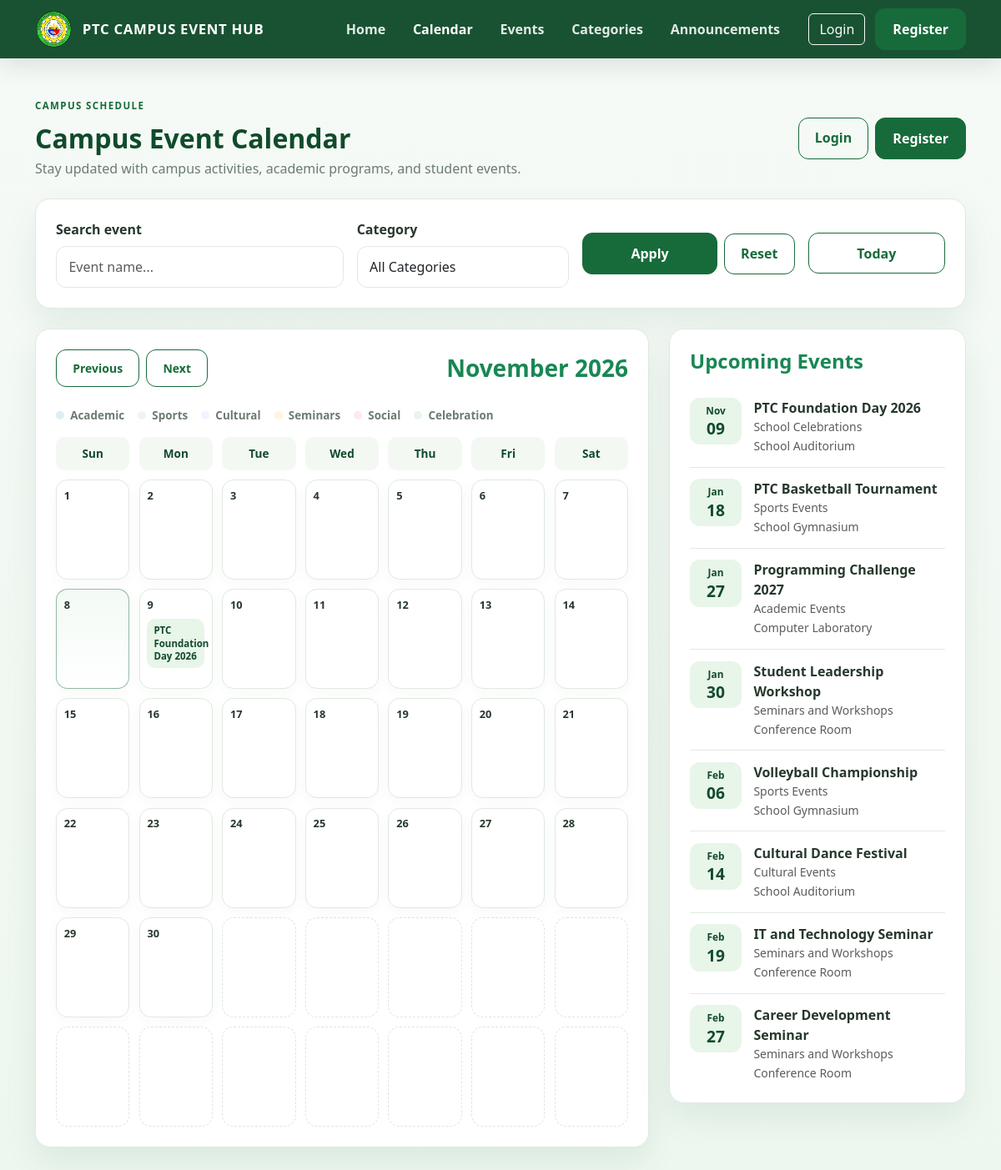
/calendar.php, run on the app's committed database.
### tables this page shows
CREATE TABLE `events` (
  `id` int(11) NOT NULL,
  `category_id` int(11) DEFAULT NULL,
  `venue_id` int(11) DEFAULT NULL,
  `event_name` varchar(200) NOT NULL,
  `description` text DEFAULT NULL,
  `event_date` date NOT NULL,
  `start_time` time DEFAULT NULL,
  `end_time` time DEFAULT NULL,
  `event_image` varchar(255) DEFAULT NULL,
  `registration_deadline` date DEFAULT NULL,
  `maximum_participants` int(11) DEFAULT 100,
  `status` enum('upcoming','ongoing','completed','cancelled') DEFAULT 'upcoming',
  `created_by` int(11) DEFAULT NULL,
  `created_at` timestamp NOT NULL DEFAULT current_timestamp()
);

CREATE TABLE `categories` (
  `id` int(11) NOT NULL,
  `category_name` varchar(100) NOT NULL,
  `description` text DEFAULT NULL,
  `created_at` timestamp NOT NULL DEFAULT current_timestamp()
);

CREATE TABLE `venues` (
  `id` int(11) NOT NULL,
  `venue_name` varchar(150) NOT NULL,
  `location` varchar(255) DEFAULT NULL,
  `capacity` int(11) DEFAULT 0,
  `created_at` timestamp NOT NULL DEFAULT current_timestamp()
);

### calendar.php (the view, shortened to what this page needs)
<?php
require_once __DIR__ . "/config/database.php";
$currentMonth = isset($_GET["month"]) ? max(1, min(12, (int) $_GET["month"])) : (int) date("n");
$currentYear = isset($_GET["year"]) ? max(1970, (int) $_GET["year"]) : (int) date("Y");
$search = trim($_GET["search"] ?? "");
$categoryFilter = isset($_GET["category"]) ? (int) $_GET["category"] : 0;
$selectedMonthStart = new DateTimeImmutable(sprintf("%04d-%02d-01", $currentYear, $currentMonth));
$selectedMonthEnd = $selectedMonthStart->modify("last day of this month");
$today = new DateTimeImmutable("today");
$prevMonth = $selectedMonthStart->modify("-1 month");
$nextMonth = $selectedMonthStart->modify("+1 month");
$eventQuery = "
    SELECT e.*, c.category_name, v.venue_name,
    (SELECT COUNT(*) FROM registrations r WHERE r.event_id = e.id AND r.status IN ('pending', 'approved')) AS registered_count
    FROM events e
    LEFT JOIN categories c ON c.id = e.category_id
    LEFT JOIN venues v ON v.id = e.venue_id
    WHERE e.status != 'cancelled'
      AND e.event_date BETWEEN ? AND ?
";
$params = [$selectedMonthStart->format("Y-m-d"), $selectedMonthEnd->format("Y-m-d")];
$eventQuery .= " ORDER BY e.event_date ASC, e.start_time ASC";
$eventStmt = $pdo->prepare($eventQuery);
$eventStmt->execute($params);
$monthEvents = $eventStmt->fetchAll();
$eventsByDay = [];
foreach ($monthEvents as $event) {
    $dateKey = $event["event_date"];
    if (!isset($eventsByDay[$dateKey])) {
        $eventsByDay[$dateKey] = [];
    }
    $eventsByDay[$dateKey][] = $event;
}
$upcomingQuery = "
    SELECT e.*, c.category_name, v.venue_name,
    (SELECT COUNT(*) FROM registrations r WHERE r.event_id = e.id AND r.status IN ('pending', 'approved')) AS registered_count
    FROM events e
    LEFT JOIN categories c ON c.id = e.category_id
    LEFT JOIN venues v ON v.id = e.venue_id
    WHERE e.status != 'cancelled' AND e.event_date >= CURDATE()
";
if ($categoryFilter > 0) {
    $upcomingQuery .= " AND e.category_id = ?";
    $upcomingParams = [$categoryFilter];
} else {
    $upcomingParams = [];
}
$upcomingQuery .= " ORDER BY e.event_date ASC, e.start_time ASC LIMIT 8";
$upcomingStmt = $pdo->prepare($upcomingQuery);
$upcomingStmt->execute($upcomingParams);
$upcomingEvents = $upcomingStmt->fetchAll();
$daysInMonth = (int) $selectedMonthStart->format("t");
$cellTotal = 42;
$calendarCells = [];
for ($day = 1; $day <= $daysInMonth; $day++) {
    $calendarCells[] = $day;
}
while (count($calendarCells) < $cellTotal) {
    $calendarCells[] = null;
}
$categoryColorMap = [
    1 => "cat-one",
    2 => "cat-two",
    3 => "cat-three",
    4 => "cat-four",
    5 => "cat-five",
    6 => "cat-six",
];
?>
<!DOCTYPE html>
<html lang="en">
<head>
    <link href="https://cdn.jsdelivr.net/npm/bootstrap@5.3.3/dist/css/bootstrap.min.css" rel="stylesheet">
    <link rel="stylesheet" href="https://cdn.jsdelivr.net/npm/bootstrap-icons@1.11.3/font/bootstrap-icons.min.css">
    <link rel="stylesheet" href="assets/css/ptc-style.css">
</head>
<body>
    <?php if (isset($_SESSION["user_id"]) && $_SESSION["role"] === "student"): ?>
        <nav class="navbar navbar-expand-lg ptc-navbar student-navbar">
            <div class="container">
                <div class="student-navbar-inner">
                    <div class="student-navbar-brand">
                        <a class="navbar-brand ptc-brand" href="student/dashboard.php" aria-label="PTC Campus Event Hub home">
                            <img src="assets/images/ptc-logo.png" alt="Pateros Technological College logo">
                            <span class="brand-text">PTC CAMPUS EVENT HUB</span>
                        </a>
                    </div>
                    <button class="navbar-toggler" type="button" data-bs-toggle="collapse" data-bs-target="#studentNav" aria-controls="studentNav" aria-expanded="false" aria-label="Toggle navigation">
                        <span class="navbar-toggler-icon" style="filter: invert(1);"></span>
                    </button>
                    <div class="collapse navbar-collapse student-navbar-menu" id="studentNav">
                        <ul class="navbar-nav align-items-lg-center gap-lg-1">
                            <li class="nav-item"><a href="student/dashboard.php" class="student-nav-item nav-link" title="Dashboard"><i class="bi bi-grid-1x2-fill"></i><span>Dashboard</span></a></li>
                            <li class="nav-item"><a href="calendar.php" class="student-nav-item nav-link active" title="Calendar"><i class="bi bi-calendar3"></i><span>Calendar</span></a></li>
                            <li class="nav-item"><a href="student/events.php" class="student-nav-item nav-link" title="Events"><i class="bi bi-calendar-event"></i><span>Events</span></a></li>
                            <li class="nav-item"><a href="student/my-registrations.php" class="student-nav-item nav-link" title="My Registrations"><i class="bi bi-clipboard-check"></i><span>My Registrations</span></a></li>
                            <li class="nav-item"><a href="index.php#announcements" class="student-nav-item nav-link" title="Announcements"><i class="bi bi-megaphone"></i><span>Announcements</span></a></li>
                            <li class="nav-item"><a href="student/profile.php" class="student-nav-item nav-link" title="Profile"><i class="bi bi-person-circle"></i><span>Profile</span></a></li>
                            <li class="nav-item"><a href="student/notifications.php" class="student-nav-item nav-link" title="Notifications"><i class="bi bi-bell-fill"></i><span>Notifications</span></a></li>
                            <li class="nav-item"><a href="auth/logout.php" class="btn btn-light btn-sm ms-lg-2" title="Logout">Logout</a></li>
                        </ul>
                    </div>
                </div>
            </div>
        </nav>
    <?php else: ?>
        <nav class="navbar navbar-expand-lg ptc-navbar">
            <div class="container">
                <div class="ptc-navbar-inner">
                    <div class="ptc-navbar-brand">
                        <a class="navbar-brand ptc-brand" href="index.php" aria-label="PTC Campus Event Hub home">
                            <img src="assets/images/ptc-logo.png" alt="Pateros Technological College logo">
                            <span class="brand-text">PTC CAMPUS EVENT HUB</span>
                        </a>
                    </div>
                    <div class="collapse navbar-collapse ptc-navbar-menu" id="siteNav">
                        <ul class="navbar-nav align-items-lg-center">
                            <li class="nav-item"><a class="nav-link" href="index.php">Home</a></li>
                            <li class="nav-item"><a class="nav-link active" href="calendar.php">Calendar</a></li>
                            <li class="nav-item"><a class="nav-link" href="student/events.php">Events</a></li>
                            <li class="nav-item"><a class="nav-link" href="index.php#categories">Categories</a></li>
                            <li class="nav-item"><a class="nav-link" href="index.php#announcements">Announcements</a></li>
                            <li class="nav-item ms-lg-3"><a class="btn btn-outline-light" href="auth/login.php">Login</a></li>
                            <li class="nav-item ms-2"><a class="btn btn-green" href="auth/register.php">Register</a></li>
                        </ul>
                    </div>
                </div>
            </div>
        </nav>
    <?php endif; ?>
    <div class="container py-5">
        <div class="d-flex justify-content-between align-items-center flex-wrap gap-3 mb-4">
            <div>
                <p class="ptc-kicker">Campus Schedule</p>
                <h2 class="ptc-section-title mb-1">Campus Event Calendar</h2>
                <p class="ptc-section-sub mb-0">Stay updated with campus activities, academic programs, and student events.</p>
            </div>
            <?php if (!isset($_SESSION["user_id"])): ?>
                <div class="d-flex gap-2">
                    <a href="auth/login.php" class="btn btn-outline-green">Login</a>
                    <a href="auth/register.php" class="btn btn-green">Register</a>
                </div>
            <?php endif; ?>
        </div>
        <div class="ptc-card p-4 mb-4">
            <form method="GET" class="row g-3 align-items-center">
                <div class="col-lg-4">
                    <label class="form-label fw-semibold">Search event</label>
                    <input type="text" name="search" class="form-control" value="<?php echo htmlspecialchars($search); ?>" placeholder="Event name...">
                </div>
                <div class="col-lg-3">
                    <label class="form-label fw-semibold">Category</label>
                    <select name="category" class="form-select">
                        <option value="0">All Categories</option>
                    </select>
                </div>
                <div class="col-lg-3 d-flex align-items-end gap-2">
                    <button type="submit" class="btn btn-green w-100">Apply</button>
                    <a href="calendar.php" class="btn btn-outline-green">Reset</a>
                </div>
                <div class="col-lg-2 d-flex align-items-end">
                    <a href="calendar.php?month=<?php echo (int) date("n"); ?>&year=<?php echo (int) date("Y"); ?>&search=<?php echo urlencode($search); ?>&category=<?php echo (int) $categoryFilter; ?>" class="btn btn-outline-green w-100">Today</a>
                </div>
            </form>
        </div>
        <div class="row g-4">
            <div class="col-xl-8">
                <div class="ptc-card p-3 p-md-4">
                    <div class="d-flex flex-wrap justify-content-between align-items-center gap-3 mb-4">
                        <div class="d-flex align-items-center gap-2">
                            <a href="calendar.php?month=<?php echo (int) $prevMonth->format('n'); ?>&year=<?php echo (int) $prevMonth->format('Y'); ?>&search=<?php echo urlencode($search); ?>&category=<?php echo (int) $categoryFilter; ?>" class="btn btn-outline-green btn-sm" aria-label="Previous month">Previous</a>
                            <a href="calendar.php?month=<?php echo (int) $nextMonth->format('n'); ?>&year=<?php echo (int) $nextMonth->format('Y'); ?>&search=<?php echo urlencode($search); ?>&category=<?php echo (int) $categoryFilter; ?>" class="btn btn-outline-green btn-sm" aria-label="Next month">Next</a>
                        </div>
                        <h3 class="fw-bold text-success mb-0"><?php echo htmlspecialchars(date("F Y", strtotime($selectedMonthStart->format("Y-m-01")))); ?></h3>
                    </div>
                    <div class="calendar-legend mb-3">
                        <span class="legend-item"><span class="legend-dot dot-one"></span>Academic</span>
                        <span class="legend-item"><span class="legend-dot dot-two"></span>Sports</span>
                        <span class="legend-item"><span class="legend-dot dot-three"></span>Cultural</span>
                        <span class="legend-item"><span class="legend-dot dot-four"></span>Seminars</span>
                        <span class="legend-item"><span class="legend-dot dot-five"></span>Social</span>
                        <span class="legend-item"><span class="legend-dot dot-six"></span>Celebration</span>
                    </div>
                    <div class="calendar-grid">
                        <?php foreach (["Sun", "Mon", "Tue", "Wed", "Thu", "Fri", "Sat"] as $dayLabel): ?>
                            <div class="calendar-weekday"><?php echo htmlspecialchars($dayLabel); ?></div>
                        <?php endforeach; ?>
                        <?php foreach ($calendarCells as $cell): ?>
                            <?php if ($cell === null): ?>
                                <div class="calendar-day empty-day"></div>
                            <?php else: ?>
                                <?php
                                $dayDate = sprintf("%04d-%02d-%02d", $currentYear, $currentMonth, $cell);
                                $isToday = $dayDate === $today->format("Y-m-d");
                                $dayEvents = $eventsByDay[$dayDate] ?? [];
                                ?>
                                <div class="calendar-day <?php echo $isToday ? 'today' : ''; ?>">
                                    <div class="calendar-day-header"><?php echo (int) $cell; ?></div>
                                    <?php if ($dayEvents): ?>
                                        <?php foreach (array_slice($dayEvents, 0, 2) as $event): ?>
                                            <?php
                                            $eventCategoryKey = (int) ($event["category_id"] ?? 0);
                                            $categoryClass = $categoryColorMap[$eventCategoryKey] ?? "cat-one";
                                            ?>
                                            <button
                                                type="button"
                                                class="calendar-event-pill <?php echo htmlspecialchars($categoryClass); ?>"
                                                data-event-id="<?php echo (int) $event["id"]; ?>"
                                                onclick="openEventModal(<?php echo (int) $event["id"]; ?>)"
                                            >
                                                <?php echo htmlspecialchars($event["event_name"]); ?>
                                            </button>
                                        <?php endforeach; ?>
                                    <?php endif; ?>
                                </div>
                            <?php endif; ?>
                        <?php endforeach; ?>
                    </div>
                </div>
            </div>
            <div class="col-xl-4">
                <div class="ptc-card p-4">
                    <h4 class="fw-bold text-success mb-3">Upcoming Events</h4>
                    <?php if ($upcomingEvents): ?>
                        <?php foreach ($upcomingEvents as $event): ?>
                            <div class="calendar-upcoming-item">
                                <div class="calendar-upcoming-date">
                                    <span><?php echo htmlspecialchars(date("M", strtotime($event["event_date"]))); ?></span>
                                    <strong><?php echo htmlspecialchars(date("d", strtotime($event["event_date"]))); ?></strong>
                                </div>
                                <div class="calendar-upcoming-content">
                                    <div class="fw-bold"><?php echo htmlspecialchars($event["event_name"]); ?></div>
                                    <small class="d-block text-muted"><?php echo htmlspecialchars($event["category_name"] ?? "General Event"); ?></small>
                                    <small class="text-muted"><?php echo htmlspecialchars($event["venue_name"] ?? "To be announced"); ?></small>
                                </div>
                            </div>
                        <?php endforeach; ?>
                    <?php else: ?>
                        <p class="text-muted mb-0">No upcoming events found.</p>
                    <?php endif; ?>
                </div>
            </div>
        </div>
    </div>
</body>
</html>

### data on the page
events: event_name "PTC Foundation Day 2026", event_date "Nov", event_date "09", category.category_name "School Celebrations", venue.venue_name "School Auditorium"
events: event_date "Jan", event_date "18", event_name "PTC Basketball Tournament", category.category_name "Sports Events", venue.venue_name "School Gymnasium"
events: event_date "Jan", event_date "27", event_name "Programming Challenge 2027", category.category_name "Academic Events", venue.venue_name "Computer Laboratory"
events: event_date "Jan", event_date "30", event_name "Student Leadership Workshop", category.category_name "Seminars and Workshops", venue.venue_name "Conference Room"
events: event_date "Feb", event_date "06", event_name "Volleyball Championship", category.category_name "Sports Events", venue.venue_name "School Gymnasium"
events: event_date "Feb", event_date "14", event_name "Cultural Dance Festival", category.category_name "Cultural Events", venue.venue_name "School Auditorium"
events: event_date "Feb", event_date "19", event_name "IT and Technology Seminar", category.category_name "Seminars and Workshops", venue.venue_name "Conference Room"
events: event_date "Feb", event_date "27", event_name "Career Development Seminar", category.category_name "Seminars and Workshops", venue.venue_name "Conference Room"

### other printed values
date("F Y", strtotime($selectedMonthStart->format("Y-m-01"))) "November 2026"
$dayLabel "Sun"
$dayLabel "Mon"
$dayLabel "Tue"
$dayLabel "Wed"
$dayLabel "Thu"
$dayLabel "Fri"
$dayLabel "Sat"
$cell "1"
$cell "2"
$cell "3"
$cell "4"
$cell "5"
$cell "6"
$cell "7"
